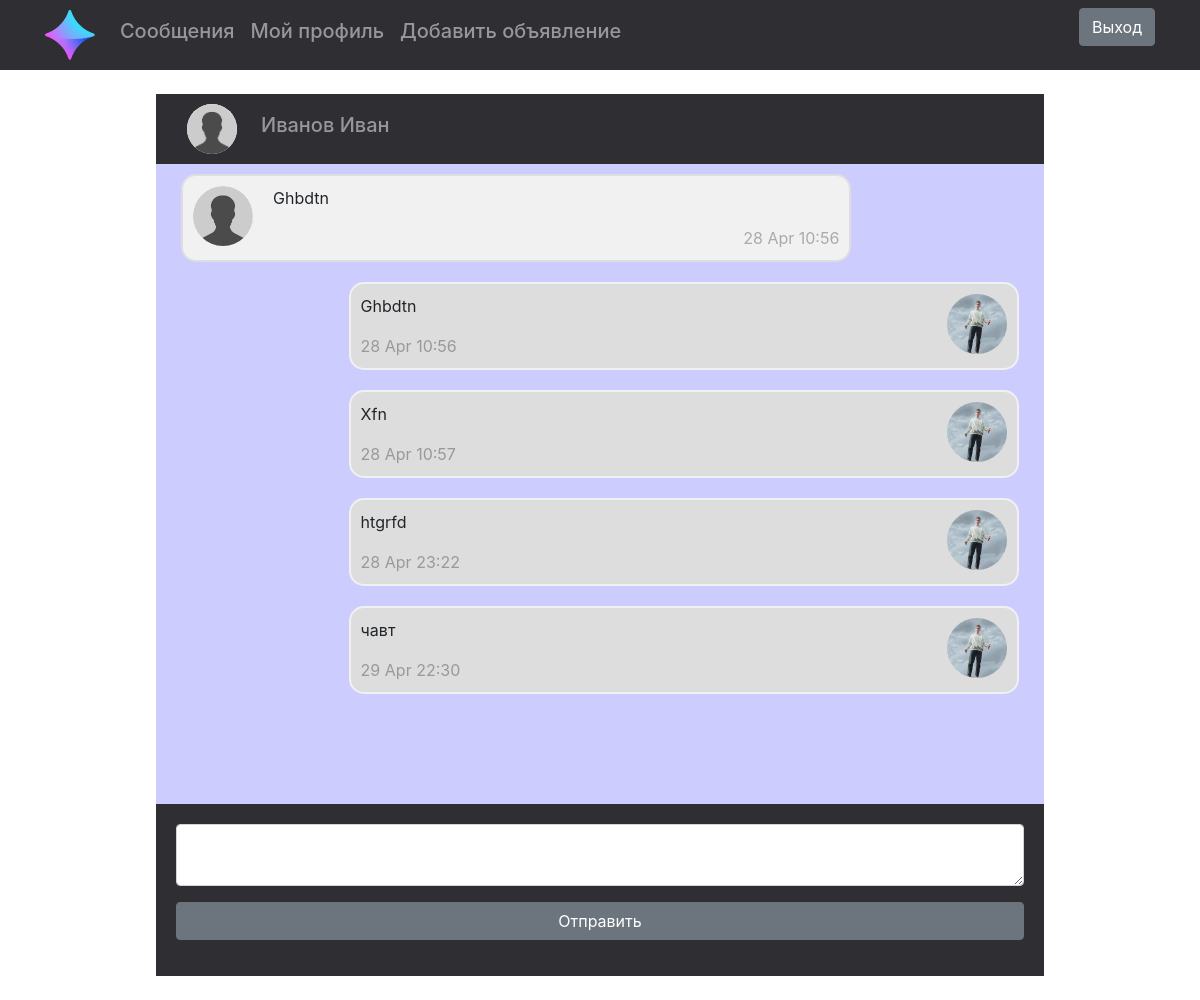
The page /chat/2 (signed in) on the database its author committed.
### data/users.py (models this page shows, shortened)
class User(SqlAlchemyBase, UserMixin, SerializerMixin):
    __tablename__ = 'users'
    id = sqlalchemy.Column(sqlalchemy.Integer, primary_key=True, autoincrement=True)
    surname = sqlalchemy.Column(sqlalchemy.String, nullable=True)
    name = sqlalchemy.Column(sqlalchemy.String, nullable=True)
    address = sqlalchemy.Column(sqlalchemy.String, nullable=True)
    email = sqlalchemy.Column(sqlalchemy.String, index=True, unique=True, nullable=True)
    hashed_password = sqlalchemy.Column(sqlalchemy.String, nullable=True)
    modifed_date = sqlalchemy.Column(sqlalchemy.String, default=datetime.date.today())
    tel = sqlalchemy.Column(sqlalchemy.String, nullable=False)
    img = sqlalchemy.Column(sqlalchemy.String, nullable=True)
    code = sqlalchemy.Column(sqlalchemy.String, nullable=True)
    is_good = sqlalchemy.Column(sqlalchemy.String)
    products = orm.relation("Products", back_populates='user')
    chats = orm.relation("Chat", back_populates='user')

### main.py (the view, shortened to what this page needs)
@app.route("/chat/<int:id>", methods=['GET', 'POST'])
def chat(id):
    if current_user.is_authenticated:
        db_sess = db_session.create_session()
        chat = db_sess.query(Chat).filter(Chat.first_id == current_user.id, Chat.second_id == id).first()
        if current_user.id != id:
            chat = db_sess.query(Chat).filter(Chat.first_id == id, Chat.second_id == current_user.id).first()
            chat = db_sess.query(Chat).filter(Chat.first_id == current_user.id, Chat.second_id == id).first()
            sms = chat.sms.split("!@#")
            sms_chat = []
            for i in range(len(sms)):
                sms[i] = sms[i].split("#@!")
                if sms[i] != [""]:
                    sms_chat.append(sms[i])
            user = db_sess.query(User).filter(User.id == id).first()
            form = ChatForm()
            return render_template('chat.html', sms=sms_chat, chat=chat, user=user, form=form, title="Чат")
        return redirect("/")
    return redirect("/")

### data/chats_form.py
class ChatForm(FlaskForm):
    text = TextAreaField('', validators=[DataRequired()])
    submit = SubmitField('Отправить')

### data/db_session.py (called while the page is built)
def create_session() -> Session:
    global __factory
    return __factory()

### main.py (called while the page is built)
@login_manager.user_loader
def load_user(user_id):
    db_sess = db_session.create_session()
    return db_sess.query(User).get(user_id)

### templates/chat.html (shortened to what this page needs)
<!DOCTYPE html>
<html lang="ru">
<head>
    <link rel="stylesheet" href="https://stackpath.bootstrapcdn.com/bootstrap/4.4.1/css/bootstrap.min.css"
>
    <link rel="stylesheet" href="/static/css/chat.css"/>
</head>
<body>
<header>
    <nav class="navbar navbar-expand-lg navbar-dark" style="background-color: #2f2e33; height: 70px">
        <div class="container s">
            <a href="/"><img
                    src="{{ url_for('static', filename='img/site/icon1.png') }}" height="50" alt=""></a>
            <div class="collapse navbar-collapse" id="navbarText">
                <ul class="navbar-nav mr-auto">
                    <li class="nav-item">
                        <a class="nav-link" href="/chats"><h5>Сообщения</h5></a>
                    </li>
                    {% if current_user.is_authenticated %}
                    {% set a = "/user/" %}
                    <li class="nav-item">
                        <a class="nav-link" href="{{ a }}{{current_user.id }}"><h5>Мой профиль</h5></a>
                    </li>
                    <li class="nav-item">
                        <a class="nav-link" href="/add_product"><h5>Добавить объявление</h5></a>
                    </li>
                    {% endif %}
                </ul>
                <br>
                {% if current_user.is_authenticated %}
                <p>
                    <a class="btn btn-secondary" href="/logout">Выход</a>
                </p>
                {% else %}
                <p>
                    <a class="btn btn-success" href="/register">Регистрация</a>
                    <a class="btn btn-primary" href="/login">Вход</a>
                </p>{% endif %}
            </div>
        </div>
    </nav>
</header>
<main role="main" class="container">
    <br>
    <div>
        <div class="wid">
                <nav class="navbar navbar-expand-lg navbar-dark" style="background-color: #2f2e33;">
                    <div class="container s">
                        <a href="/user//{{ user.id }}"><img class="chats"
                                                            src="{{ url_for('static', filename=user.img) }}" height="50"
                                                            width="50" alt=""></a>
                        <div class="collapse navbar-collapse">
                            <ul class="navbar-nav mr-auto">
                                <li class="nav-item">
                                    <a class="nav-link" href="/user//{{ user.id }}"><h5>{{ user.surname }} {{ user.name
                                        }}</h5></a>
                                </li>
                            </ul>
                        </div>
                    </div>
                </nav>
            <div class="user" id="block">
                {% for s in sms %}
                {% if s[0] == "1" %}
                <div class="container darker">
                    <a href="/user/{{ current_user.id }}">
                        <img class="imgs_right" src="{{ url_for('static', filename=current_user.img) }}"
                             alt="Avatar"></a>
                    <p>{{ s[1] }}</p>
                    <span class="time-left">{{ s[2] }}</span>
                </div>
                {% else %}
                <div class="container parker">
                    <a href="/user/{{ user.id }}">
                        <img class="imgs" src="{{ url_for('static', filename=user.img) }}" alt="Avatar"></a>
                    <p>{{ s[1] }}</p>
                    <span class="time-right">{{ s[2] }}</span>
                </div>
                {% endif %}
                {% endfor %}
            </div>
            <div class="sms">
                <form action="" method="post">
                    <p>
                        {{ form.text(class="form-control") }}
                    </p>
                    <p>{{ form.submit(type="submit", class="btn btn-secondary btn-block") }}</p>
                </form>
            </div>
        </div>
    </div>
    <br>
</main>
</body>
</html>

### static/css/chat.css (style rules this page uses)
.parker { border: 2px solid #dedede; background-color: #f1f1f1; border-radius: 15px; padding: 10px; margin: 10px auto; width: 80%; float: left; hyphens: auto; word-break:break-all; }
.darker { float: right; border-radius: 15px; padding: 10px; margin: 10px auto; border-color: #ccc; background-color: #ddd; width: 80%; hyphens: auto; border: 2px solid #f1f1f1; word-break:break-all; }
.s { height: 54px; }
.container::after { content: ""; clear: both; display: table; }
img.imgs { float: left; width: 60px; height: 60px; margin-right: 20px; border-radius: 50%; }
img.imgs_right { float: right; margin-left: 20px; margin-right:0; width: 60px; height: 60px; border-radius: 50%; }
.time-right { float: right; color: #aaa; }
.time-left { float: left; color: #999; }
div.user { background: #CCCCFF; width: 100%; height: 640px; overflow: auto; padding-right: 25px; padding-left: 25px; }
img.chats { background: #f1f1f1; border-radius: 50%; }
div.sms { padding: 20px; background: #2f2e33; }
div.wid { width: 80%; margin:0 auto; }

### rows shown on the page
User: img (placeholder picture), surname "Иванов", name "Иван"
User: img (picture)

### other values the page prints
{{ s[1] }} "Ghbdtn"
{{ s[2] }} "28 Apr 10:56"
{{ s[1] }} "Ghbdtn" "Xfn" "htgrfd" "чавт"
{{ s[2] }} "28 Apr 10:56" "28 Apr 10:57" "28 Apr 23:22" "29 Apr 22:30"
